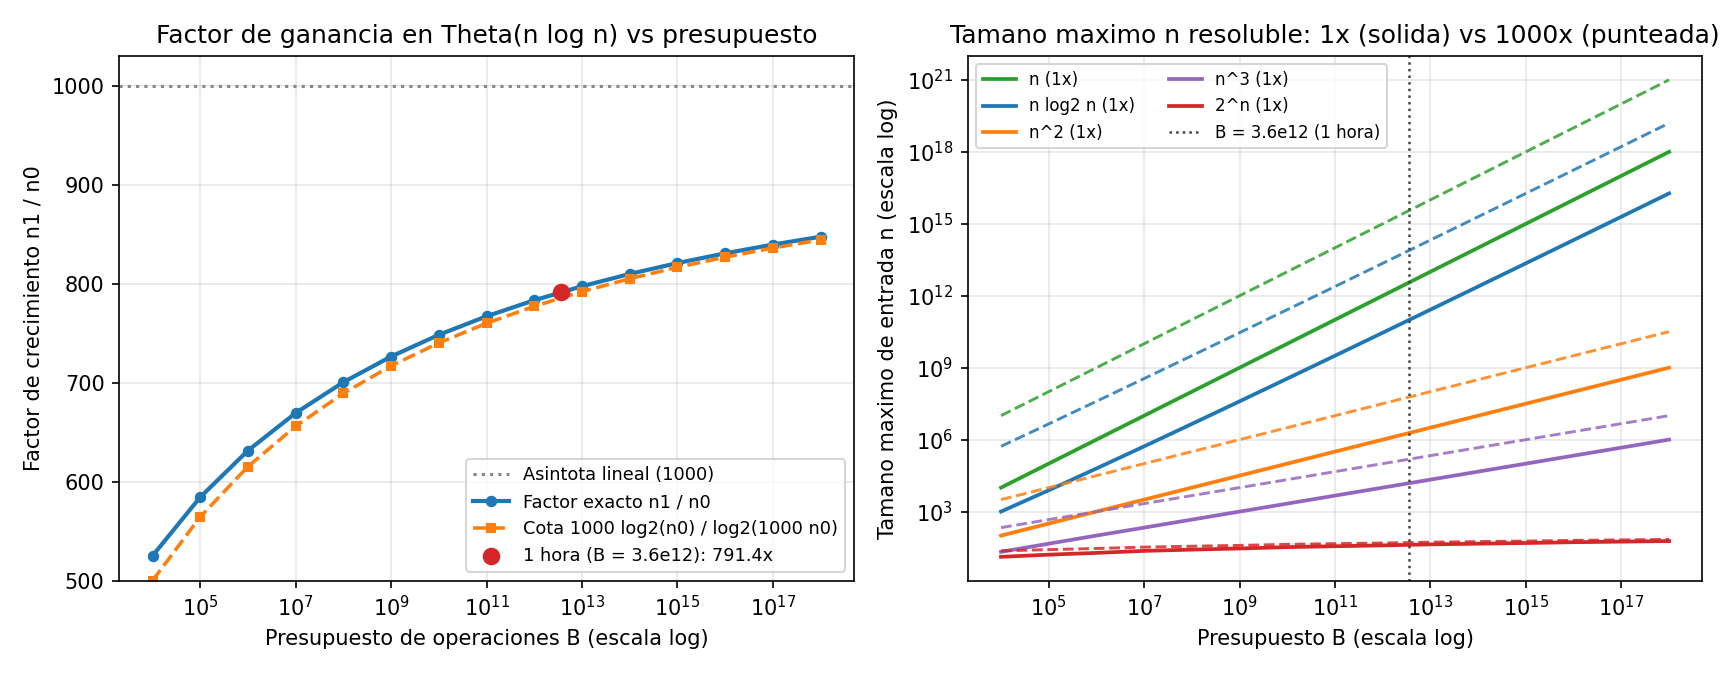

Write Python code to recreate this figure.
import math
from pathlib import Path
import matplotlib.pyplot as plt


def mayor_n(costo, presupuesto):
    """Devuelve el mayor entero n >= 1 tal que costo(n) <= presupuesto."""
    alto = 2
    while costo(alto) <= presupuesto:
        alto *= 2
    bajo = 1
    while bajo + 1 < alto:
        medio = (bajo + alto) // 2
        if costo(medio) <= presupuesto:
            bajo = medio
        else:
            alto = medio
    return bajo


if __name__ == "__main__":
    ordenes = {
        "n": lambda n: n,
        "n log2 n": lambda n: n * math.log2(n) if n > 1 else 0.0,
        "n^2": lambda n: n ** 2,
        "n^3": lambda n: n ** 3,
        "2^n": lambda n: 2 ** n,
    }

    hora = 3600 * 10**9  # 3.6e12 operaciones en una hora a 10^9 ops/s
    print("=== Comparacion en 1 hora (B = 3.6e12) con maquina 1000x mas rapida ===")
    print(f"{'Orden':>10} | {'n0 (1x)':>14} | {'n1 (1000x)':>14} | {'Factor n1/n0':>14}")
    print("-" * 62)
    resultados_hora = {}
    for nombre, fn in ordenes.items():
        n0 = mayor_n(fn, hora)
        n1 = mayor_n(fn, 1000 * hora)
        resultados_hora[nombre] = (n0, n1)
        print(f"{nombre:>10} | {n0:>14.4g} | {n1:>14.4g} | {n1 / n0:>14.2f}")

    print("\n=== Evolucion del factor para n log2 n segun el presupuesto B ===")
    print(f"{'Presupuesto B':>14} | {'n0':>12} | {'Factor real':>12} | {'Cota inferior':>14} | {'1 iteracion':>12}")
    print("-" * 74)

    exponentes = list(range(4, 19))
    presupuestos = [10 ** e for e in exponentes]
    factores_reales = []
    cotas_inferiores = []
    iteraciones_1 = []

    for e, b in zip(exponentes, presupuestos):
        n0 = mayor_n(ordenes["n log2 n"], b)
        n1 = mayor_n(ordenes["n log2 n"], 1000 * b)
        f_real = n1 / n0
        cota_inf = 1000 * math.log2(n0) / math.log2(1000 * n0)
        f_iter1 = 1000 * math.log2(n0) / (math.log2(n0) + math.log2(cota_inf))
        factores_reales.append(f_real)
        cotas_inferiores.append(cota_inf)
        iteraciones_1.append(f_iter1)
        if e % 2 == 0:
            print(f"{'10^' + str(e):>14} | {n0:>12.4g} | {f_real:>12.2f} | {cota_inf:>14.2f} | {f_iter1:>12.2f}")

    # Generacion de la figura con 2 paneles
    fig, (ax1, ax2) = plt.subplots(1, 2, figsize=(11.5, 4.5))

    # Panel 1: Factor de crecimiento para n log n vs presupuesto B
    ax1.axhline(1000, color="#888888", linestyle=":", lw=1.5, label="Asintota lineal (1000)")
    ax1.plot(presupuestos, factores_reales, "o-", color="#1f77b4", lw=2, markersize=4.5,
             label="Factor exacto n1 / n0")
    ax1.plot(presupuestos, cotas_inferiores, "s--", color="#ff7f0e", lw=1.7, markersize=4,
             label="Cota 1000 log2(n0) / log2(1000 n0)")
    n0_hora, n1_hora = resultados_hora["n log2 n"]
    ax1.scatter([hora], [n1_hora / n0_hora], color="#d62728", zorder=5, s=55,
                label=f"1 hora (B = 3.6e12): {n1_hora / n0_hora:.1f}x")
    ax1.set_xscale("log")
    ax1.set_title("Factor de ganancia en Theta(n log n) vs presupuesto")
    ax1.set_xlabel("Presupuesto de operaciones B (escala log)")
    ax1.set_ylabel("Factor de crecimiento n1 / n0")
    ax1.set_ylim(500, 1030)
    ax1.grid(True, which="both", alpha=0.3)
    ax1.legend(loc="lower right", fontsize=8.5)

    # Panel 2: Comparacion en escala log-log del tamano maximo resoluble antes y despues
    colores = {
        "n": "#2ca02c",
        "n log2 n": "#1f77b4",
        "n^2": "#ff7f0e",
        "n^3": "#9467bd",
        "2^n": "#d62728",
    }
    for nombre, fn in ordenes.items():
        curva_n0 = [mayor_n(fn, b) for b in presupuestos]
        curva_n1 = [mayor_n(fn, 1000 * b) for b in presupuestos]
        c = colores[nombre]
        ax2.plot(presupuestos, curva_n0, "-", color=c, lw=1.8, label=f"{nombre} (1x)")
        ax2.plot(presupuestos, curva_n1, "--", color=c, lw=1.4, alpha=0.85)

    ax2.axvline(hora, color="#444444", linestyle=":", lw=1.2, label="B = 3.6e12 (1 hora)")
    ax2.set_xscale("log")
    ax2.set_yscale("log")
    ax2.set_title("Tamano maximo n resoluble: 1x (solida) vs 1000x (punteada)")
    ax2.set_xlabel("Presupuesto B (escala log)")
    ax2.set_ylabel("Tamano maximo de entrada n (escala log)")
    ax2.grid(True, which="both", alpha=0.3)
    ax2.legend(loc="upper left", fontsize=8, ncol=2)

    plt.tight_layout()
    salida_png = Path(__file__).with_name("ejercicio-01.png")
    plt.savefig(salida_png, dpi=150)
    print(f"\nGrafica guardada en {salida_png.name}")
